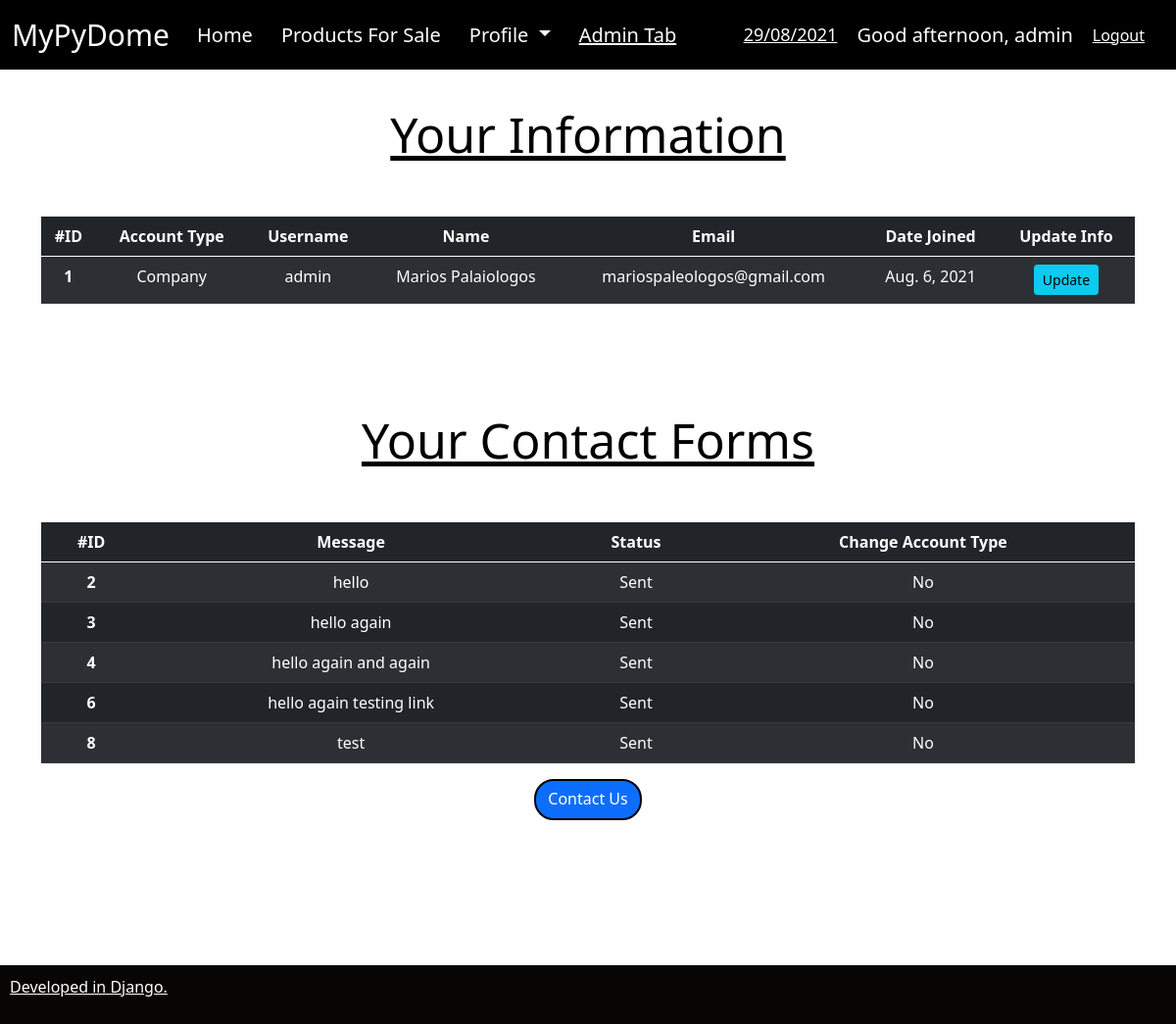
The page /products/profile/ (signed in) on the database as committed earlier.
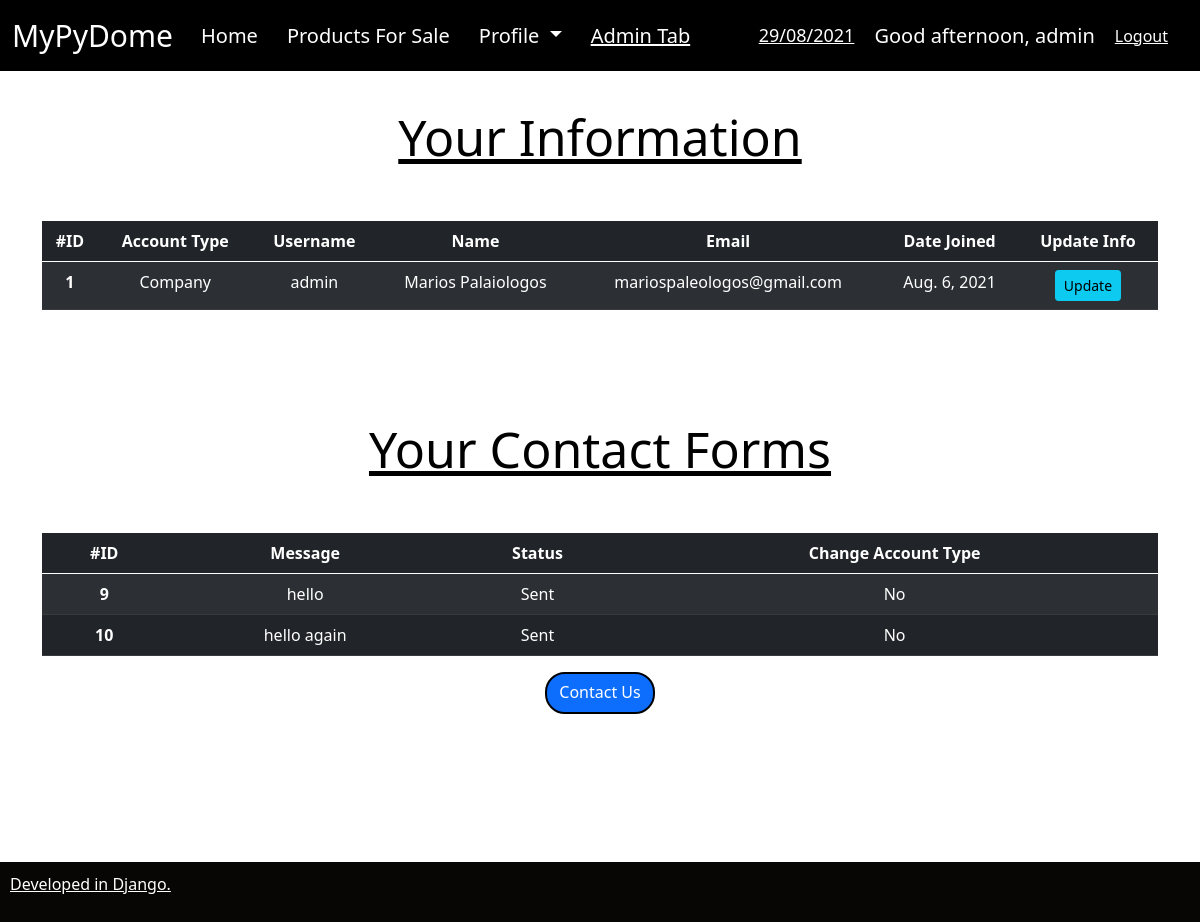
The same page on the database as committed later.
### products/models.py (models this page shows)
class ContactForm(models.Model):
    ACCOUNT_STATUS=(
                    ('Company', 'Company'),
                    ('Customer', 'Customer'),
                    ('No', 'No')
    )
    STATUS = (
              ('Sent', 'Sent'),
              ('Being Reviewed','Being Reviewed'),
              ('Finished', 'Finished')
    )
    name = models.ForeignKey(User, null=True, on_delete=models.SET_NULL)
    message = models.CharField(max_length=250, null=True)
    change_account_type = models.CharField(max_length=200, default='No', choices=ACCOUNT_STATUS)
    status = models.CharField(max_length=200, default='Sent', choices=STATUS)

### products/views.py (the view)
# urls.py: path('profile/', views.profile_index, name='profile'),
@login_required(login_url='accounts')     #an den exw kane login de mporw na mpw
def profile_index(request):                #
    contact_forms = ContactForm.objects.all()
    context = {'contact_forms': contact_forms}
    return render(request, 'profile.html', context)

### products/templates/profile.html (shortened to what this page needs)
{% extends 'base.html' %}
{% block content %}
<div class="container">
<H2 align="center" style="font-size: 50px; color:rgb(0, 0, 0); text-decoration: underline;">
    Your Information
  </H2>
  <H2>&nbsp;
  </H2>
<table style='text-align: center;' class="table table-dark table-striped">
    <thead>
        <tr>
          <th scope="col">#ID</th>
          <th scope="col">Account Type</th>
          <th scope="col">Username</th>
          <th scope="col">Name</th>
          <th scope="col">Email</th>
          <th scope="col">Date Joined</th>
          <th scope="col">Update Info</th>
        </tr>
      </thead>
      <tbody>
        <tr>
          <th scope="row">{{ request.user.id }}</th>
            {% if request.user.is_staff == 1  %}
            <td>Company</td>
            {% endif %}
            <td>{{ request.user.username }}</td>
            <td>{{ request.user.first_name }} {{ request.user.last_name }}</td>
            <td>{{ request.user.email }}</td>
            <td>{{ request.user.date_joined.date }}</td>
            <td>
              <a class="btn btn-sm btn-info" href="{% url 'update_user' request.user.id %}">Update</a>
            </td>
        </tr>
      </tbody>
</table>
<H2>&nbsp;
</H2>
<H2>&nbsp;
</H2>
<H2 align="center" style="font-size: 50px; color:rgb(0, 0, 0); text-decoration: underline;">
  Your Contact Forms
</H2>
<H2>&nbsp;
</H2>
<table style='text-align: center;' class="table table-dark table-striped">
  <thead>
      <tr>
        <th scope="col">#ID</th>
        <th scope="col">Message</th>
        <th scope="col">Status</th>
        <th scope="col">Change Account Type</th>
      </tr>
    </thead>
    <tbody>
      {% for item in contact_forms %}
        {% if request.user.id == item.name_id  %}
        <tr>
          <th scope="row">{{ item.id }}</th>
            <td>{{ item.message }}</td>
            <td>{{ item.status }}</td>
            <td>{{ item.change_account_type }}</td>
        </tr>
        {% endif %}
        {% endfor %}
    </tbody>
</table>
<div align="center">
  <a style ="height: 42px; border-radius: 20px; border: 2px solid #000000;" href="/products/contact_form" class="btn btn-primary" type="button">Contact Us</a>
</div>
</div>
{% endblock %}

Rows that differ between the two databases and show on the page:
removed ContactForm: id "2", message "hello", status "Sent", change_account_type "No"
removed ContactForm: id "3", message "hello again", status "Sent", change_account_type "No"
removed ContactForm: id "4", message "hello again and again", status "Sent", change_account_type "No"
removed ContactForm: id "6", message "hello again testing link", status "Sent", change_account_type "No"
removed ContactForm: id "8", message "test", status "Sent", change_account_type "No"
added ContactForm: id "9", message "hello", status "Sent", change_account_type "No"
added ContactForm: id "10", message "hello again", status "Sent", change_account_type "No"
